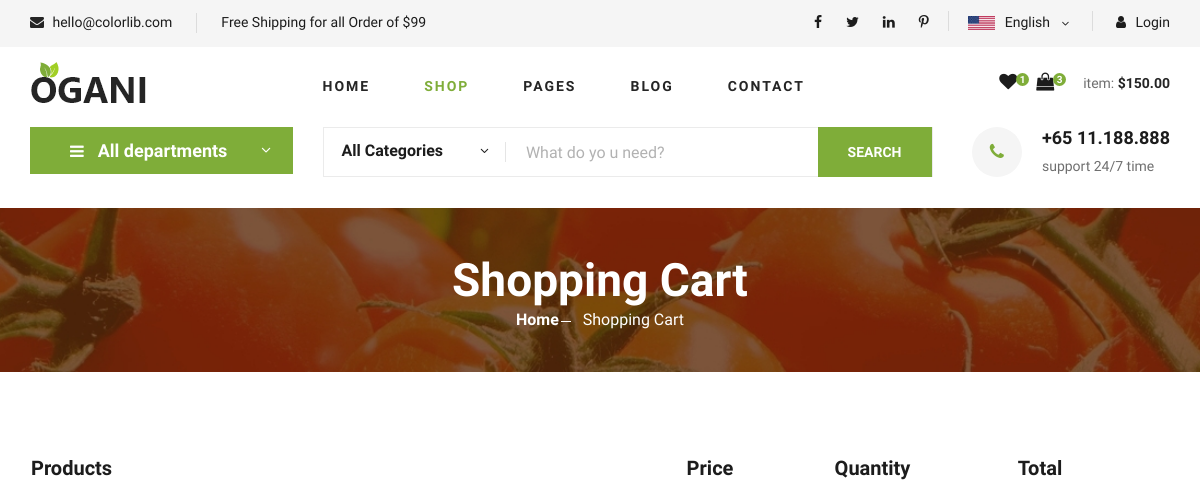
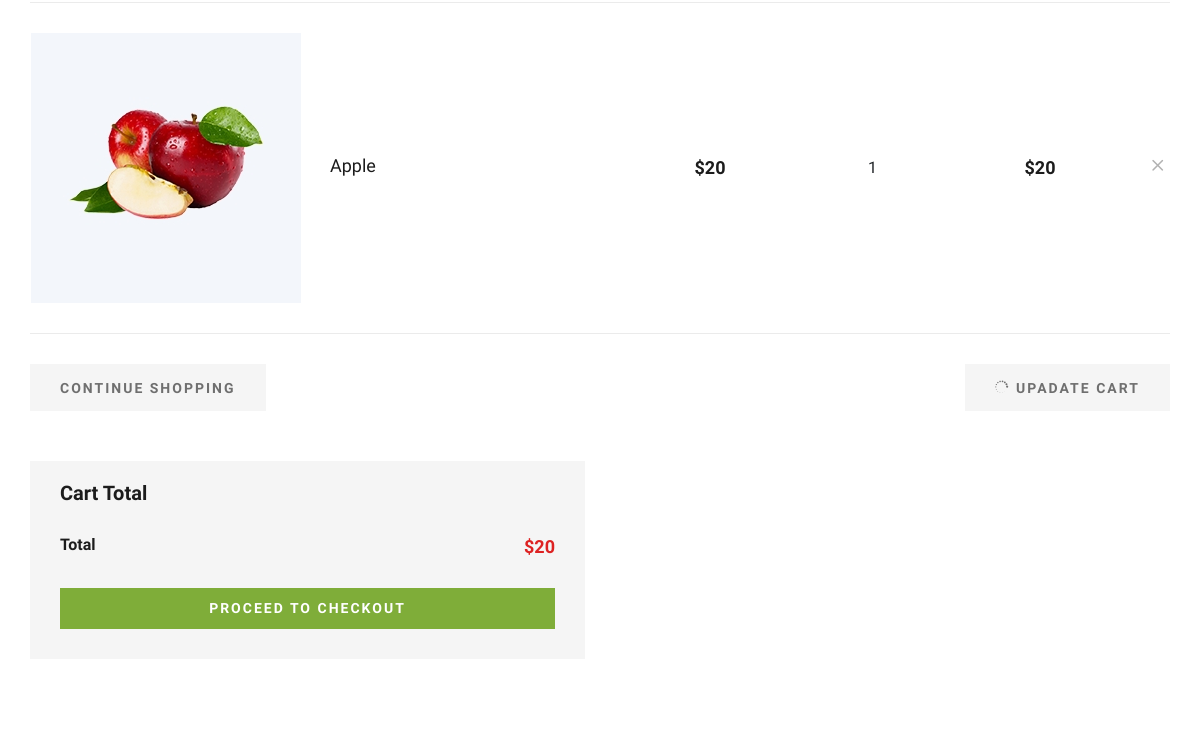
The page /cart_items (signed in, upper part) on the database as committed earlier (2 pictures, top to bottom).
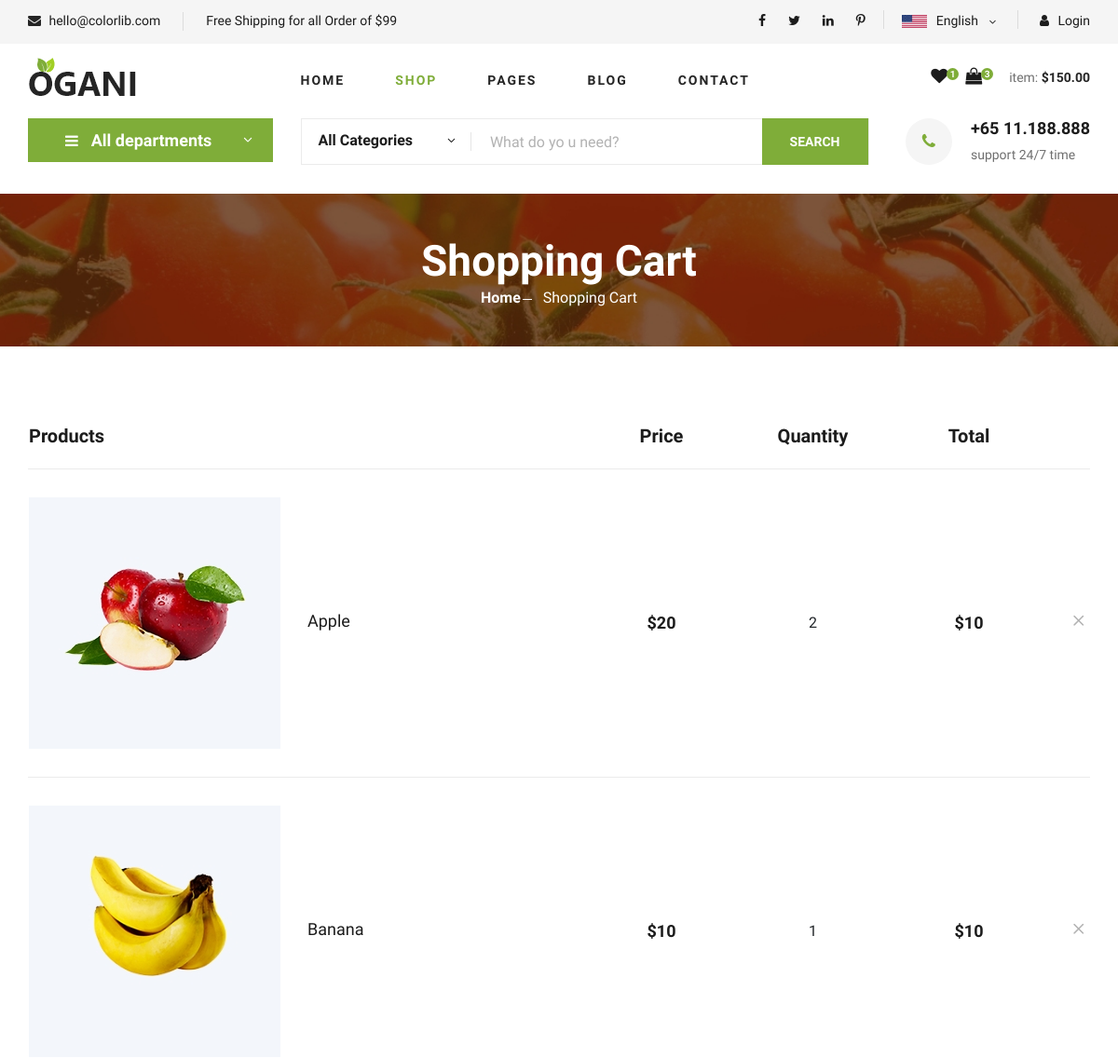
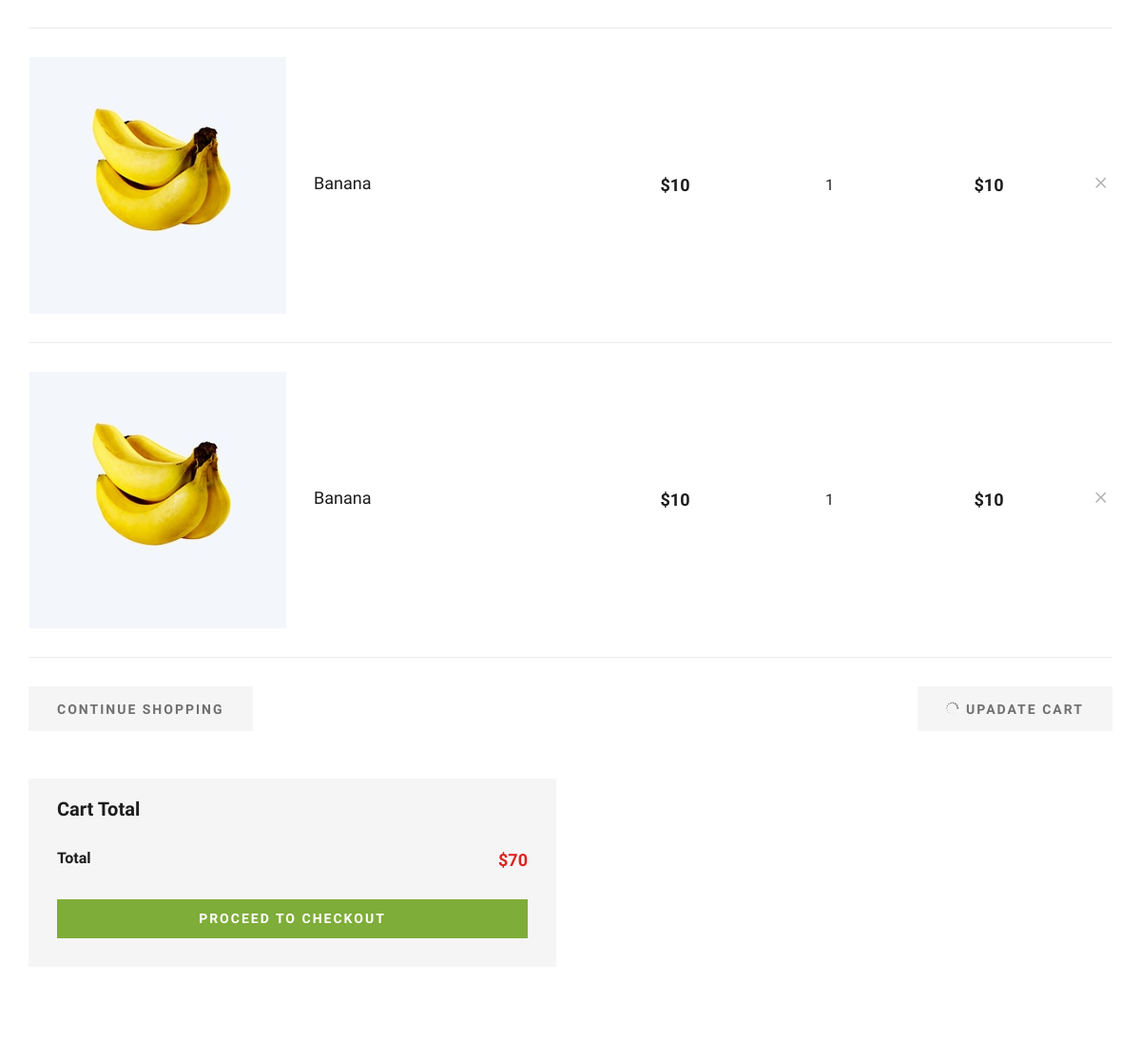
The same page on the database as committed later (2 pictures, top to bottom).
### fresh/models.py (models this page shows, shortened)
class Cart(models.Model):
    user = models.ForeignKey(User, on_delete=models.CASCADE, null=True)
    products = models.ForeignKey(Product, on_delete=models.CASCADE)
    quantity = models.IntegerField(null=False, blank=False)
    created_at = models.DateField(auto_now_add=True)

class Product(models.Model):
    pname = models.CharField(max_length=100)
    price = models.IntegerField()
    category = models.ForeignKey(Category, on_delete=models.CASCADE)
    image = models.ImageField(upload_to='media/', null=True)
    description = models.CharField(max_length=500, null=True)
    availability = models.CharField(max_length=100, null=True)
    quantity = models.CharField(max_length=10, null=True)

### fresh/views.py (the view)
# urls.py: path('cart_items', views.viewcart, name='cart_items'),
def viewcart(request):
    total = 0
    grand_total = 0
    cart_items = Cart.objects.filter(user=request.user)
    for i in cart_items:
        total = i.quantity * i.products.price
        grand_total = grand_total+total
    context = {'cart_items': cart_items, 'total': total, 'grand_total': grand_total}
    return render(request, "shoping-cart.html", context)

### templates/shoping-cart.html (shortened to what this page needs)
<!DOCTYPE html>
<html lang="zxx">
<head>
    {% load static %}
    <link rel="stylesheet" href="{% static 'css/bootstrap.min.css' %}" type="text/css">
    <link rel="stylesheet" href="{% static 'css/font-awesome.min.css' %}" type="text/css">
    <link rel="stylesheet" href="{% static 'css/elegant-icons.css' %}" type="text/css">
    <link rel="stylesheet" href="{% static 'css/nice-select.css' %}" type="text/css">
    <link rel="stylesheet" href="{% static 'css/jquery-ui.min.css' %}" type="text/css">
    <link rel="stylesheet" href="{% static 'css/owl.carousel.min.css' %}" type="text/css">
    <link rel="stylesheet" href="{% static 'css/slicknav.min.css' %}" type="text/css">
    <link rel="stylesheet" href="{% static 'css/style.css' %}" type="text/css">
</head>
<body>
    <header class="header">
        <div class="header__top">
            <div class="container">
                <div class="row">
                    <div class="col-lg-6">
                        <div class="header__top__left">
                            <ul>
                                <li><i class="fa fa-envelope"></i> hello@colorlib.com</li>
                                <li>Free Shipping for all Order of $99</li>
                            </ul>
                        </div>
                    </div>
                    <div class="col-lg-6">
                        <div class="header__top__right">
                            <div class="header__top__right__social">
                                <a href="#"><i class="fa fa-facebook"></i></a>
                                <a href="#"><i class="fa fa-twitter"></i></a>
                                <a href="#"><i class="fa fa-linkedin"></i></a>
                                <a href="#"><i class="fa fa-pinterest-p"></i></a>
                            </div>
                            <div class="header__top__right__language">
                                <img src="{% static 'img/language.png' %}" alt="">
                                <div>English</div>
                                <span class="arrow_carrot-down"></span>
                            </div>
                            <div class="header__top__right__auth">
                                <a href="#"><i class="fa fa-user"></i> Login</a>
                            </div>
                        </div>
                    </div>
                </div>
            </div>
        </div>
        <div class="container">
            <div class="row">
                <div class="col-lg-3">
                    <div class="header__logo">
                        <a href="/"><img src="{% static 'img/logo.png' %}" alt=""></a>
                    </div>
                </div>
                <div class="col-lg-6">
                    <nav class="header__menu">
                        <ul>
                            <li><a href="/">Home</a></li>
                            <li class="active"><a href="./shop-grid.html">Shop</a></li>
                            <li><a href="#">Pages</a>
                            </li>
                            <li><a href="./blog.html">Blog</a></li>
                            <li><a href="./contact.html">Contact</a></li>
                        </ul>
                    </nav>
                </div>
                <div class="col-lg-3">
                    <div class="header__cart">
                        <ul>
                            <li><a href="#"><i class="fa fa-heart"></i> <span>1</span></a></li>
                            <li><a href="#"><i class="fa fa-shopping-bag"></i> <span>3</span></a></li>
                        </ul>
                        <div class="header__cart__price">item: <span>$150.00</span></div>
                    </div>
                </div>
            </div>
        </div>
    </header>
    <section class="hero hero-normal">
        <div class="container">
            <div class="row">
                <div class="col-lg-3">
                    <div class="hero__categories">
                        <div class="hero__categories__all">
                            <i class="fa fa-bars"></i>
                            <span>All departments</span>
                        </div>
                    </div>
                </div>
                <div class="col-lg-9">
                    <div class="hero__search">
                        <div class="hero__search__form">
                            <form action="#">
                                <div class="hero__search__categories">
                                    All Categories
                                    <span class="arrow_carrot-down"></span>
                                </div>
                                <input type="text" placeholder="What do yo u need?">
                                <button type="submit" class="site-btn">SEARCH</button>
                            </form>
                        </div>
                        <div class="hero__search__phone">
                            <div class="hero__search__phone__icon">
                                <i class="fa fa-phone"></i>
                            </div>
                            <div class="hero__search__phone__text">
                                <h5>+65 11.188.888</h5>
                                <span>support 24/7 time</span>
                            </div>
                        </div>
                    </div>
                </div>
            </div>
        </div>
    </section>
    <section class="breadcrumb-section set-bg" data-setbg="{% static 'img/breadcrumb.jpg' %}">
        <div class="container">
            <div class="row">
                <div class="col-lg-12 text-center">
                    <div class="breadcrumb__text">
                        <h2>Shopping Cart</h2>
                        <div class="breadcrumb__option">
                            <a href="/">Home</a>
                            <span>Shopping Cart</span>
                        </div>
                    </div>
                </div>
            </div>
        </div>
    </section>
    <section class="shoping-cart spad">
        <div class="container">
            <div class="row">
                <div class="col-lg-12">
                    <div class="shoping__cart__table">
                        <table>
                            <thead>
                                <tr>
                                    <th class="shoping__product">Products</th>
                                    <th>Price</th>
                                    <th>Quantity</th>
                                    <th>Total</th>
                                    <th></th>
                                </tr>
                            </thead>
                            {% for item in cart_items %}
                            <tbody>
                                <tr>
                                    <td class="shoping__cart__item">
                                        <img src="{{item.products.image.url}}">
                                        <h5>{{item.products.pname}}</h5>
                                    </td>
                                    <td class="shoping__cart__price">
                                        ${{item.products.price}}
                                    </td>
                                    <td class="shoping__cart__quantity">
                                        <div class="quantity">
                                            {{item.quantity}}
                                        </div>
                                    </td>
                                    <td class="shoping__cart__total">
                                        ${{ total }}
                                    </td>
                                    <td class="shoping__cart__item__close">
                                        <span class="icon_close"></span>
                                    </td>
                                </tr>
                            </tbody>
                            {% endfor %}
                        </table>
                    </div>
                </div>
            </div>
            <div class="row">
                <div class="col-lg-12">
                    <div class="shoping__cart__btns">
                        <a href="/" class="primary-btn cart-btn">CONTINUE SHOPPING</a>
                        <a href="#" class="primary-btn cart-btn cart-btn-right"><span class="icon_loading"></span>
                            Upadate Cart</a>
                    </div>
                </div>
                <div class="col-lg-6">
                    <div class="shoping__checkout">
                        <h5>Cart Total</h5>
                        <ul>
                            <li>Total <span>${{ grand_total }}</span></li>
                        </ul>
                        <a href="#" class="primary-btn">PROCEED TO CHECKOUT</a>
                    </div>
                </div>
            </div>
        </div>
    </section>
</body>
</html>

Rows that differ between the two databases and show on the page:
changed Cart "Apple": quantity "1" → "2"; total "20" → "10"
added Cart: products.image (picture), products.pname "Banana", products.price "10", quantity "1", total "10"
added Cart: products.image (picture), products.pname "Banana", products.price "10", quantity "1", total "10"
added Cart: products.image (picture), products.pname "Banana", products.price "10", quantity "1", total "10"
Other text that changed with them:
{{ grand_total }}: "20" → "70"
